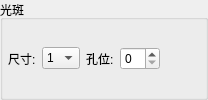
                <widget class="QGroupBox" name="groupBox_5">
                 <property name="title">
                  <string>光斑</string>
                 </property>
                 <layout class="QHBoxLayout" name="horizontalLayout">
                  <property name="leftMargin">
                   <number>5</number>
                  </property>
                  <property name="topMargin">
                   <number>3</number>
                  </property>
                  <property name="rightMargin">
                   <number>5</number>
                  </property>
                  <property name="bottomMargin">
                   <number>3</number>
                  </property>
                  <item>
                   <widget class="QLabel" name="label_16">
                    <property name="text">
                     <string>尺寸:</string>
                    </property>
                   </widget>
                  </item>
                  <item>
                   <widget class="QComboBox" name="comboBox_spotSize">
                    <property name="maximumSize">
                     <size>
                      <width>40</width>
                      <height>16777215</height>
                     </size>
                    </property>
                    <property name="editable">
                     <bool>false</bool>
                    </property>
                    <property name="currentIndex">
                     <number>0</number>
                    </property>
                    <item>
                     <property name="text">
                      <string>1</string>
                     </property>
                    </item>
                    <item>
                     <property name="text">
                      <string>2</string>
                     </property>
                    </item>
                    <item>
                     <property name="text">
                      <string>3</string>
                     </property>
                    </item>
                    <item>
                     <property name="text">
                      <string>4</string>
                     </property>
                    </item>
                    <item>
                     <property name="text">
                      <string>5</string>
                     </property>
                    </item>
                    <item>
                     <property name="text">
                      <string>6</string>
                     </property>
                    </item>
                    <item>
                     <property name="text">
                      <string>--</string>
                     </property>
                    </item>
                   </widget>
                  </item>
                  <item>
                   <widget class="QLabel" name="label_19">
                    <property name="text">
                     <string>孔位:</string>
                    </property>
                   </widget>
                  </item>
                  <item>
                   <widget class="QSpinBox" name="spinBox_spotSlot">
                    <property name="minimumSize">
                     <size>
                      <width>40</width>
                      <height>23</height>
                     </size>
                    </property>
                    <property name="maximum">
                     <number>6</number>
                    </property>
                   </widget>
                  </item>
                  <item>
                   <spacer name="horizontalSpacer_19">
                    <property name="orientation">
                     <enum>Qt::Horizontal</enum>
                    </property>
                    <property name="sizeHint" stdset="0">
                     <size>
                      <width>40</width>
                      <height>20</height>
                     </size>
                    </property>
                   </spacer>
                  </item>
                 </layout>
                </widget>
